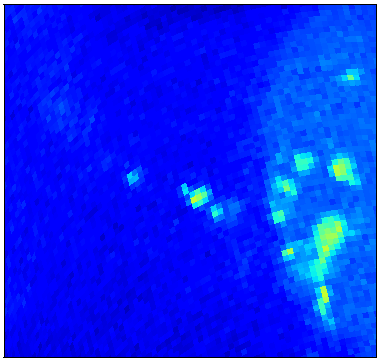
#> input picture Testing/test.png, 379 x 360 px
$ jupyter execute --allow-errors algo_cluster.ipynb
#> lines starting #> are read from the running program, lines starting #| are printed output that depends on the picture
[cell 1]
import matplotlib.pyplot as plt
import pandas as pd
import numpy as np
import random
import copy
import cv2

[cell 2]
# [31 lines left out: function conditions, not called in this run]

imgFreq = {}
fList = ['19H','19V','22V','37V','37H','91H','91V','150H','183_1H','183_3H','183_7H']
rList = ['ATL','CPAC','EPAC','IO','SHEM','WPAC']
#> (the rest of this cell did not finish here and is left out)

#> (a cell that did not finish here is left out)

[cell 4]
class Clustering():
    # [54 lines left out: functions __init__, Fuzzy_K_Means, not called in this run]

[cell 5]
imgFreq = {}
fList = ['19H','19V','22V','37V','37H','91H','91V','150H','183_1H','183_3H','183_7H']
rList = ['ATL','CPAC','EPAC','IO','SHEM','WPAC']
#> (the rest of this cell did not finish here and is left out)

#> (a cell that did not finish here is left out)

#> (a cell that did not finish here is left out)

#> (a cell that did not finish here is left out)

Testing

[cell 9]
img_cv = cv2.imread("test.png",cv2.IMREAD_UNCHANGED)
#> img_cv is the input picture: shape (360, 379, 4); mean B, G, R, A 246, 40.5, 9.7, 255
img_cv = cv2.resize(img_cv, (360,360))
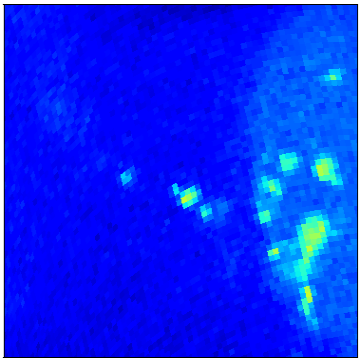
#> img_cv: shape (360, 360, 4); mean B, G, R, A 246, 40.5, 9.7, 255
gray_cv = cv2.cvtColor(img_cv, cv2.COLOR_BGR2GRAY)
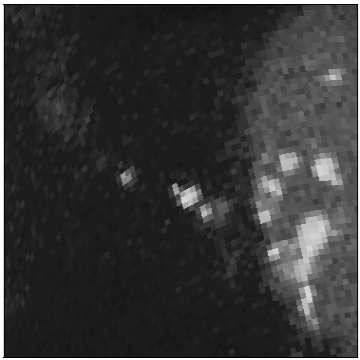
#> gray_cv: shape (360, 360); min 0, max 255, mean 54.7
